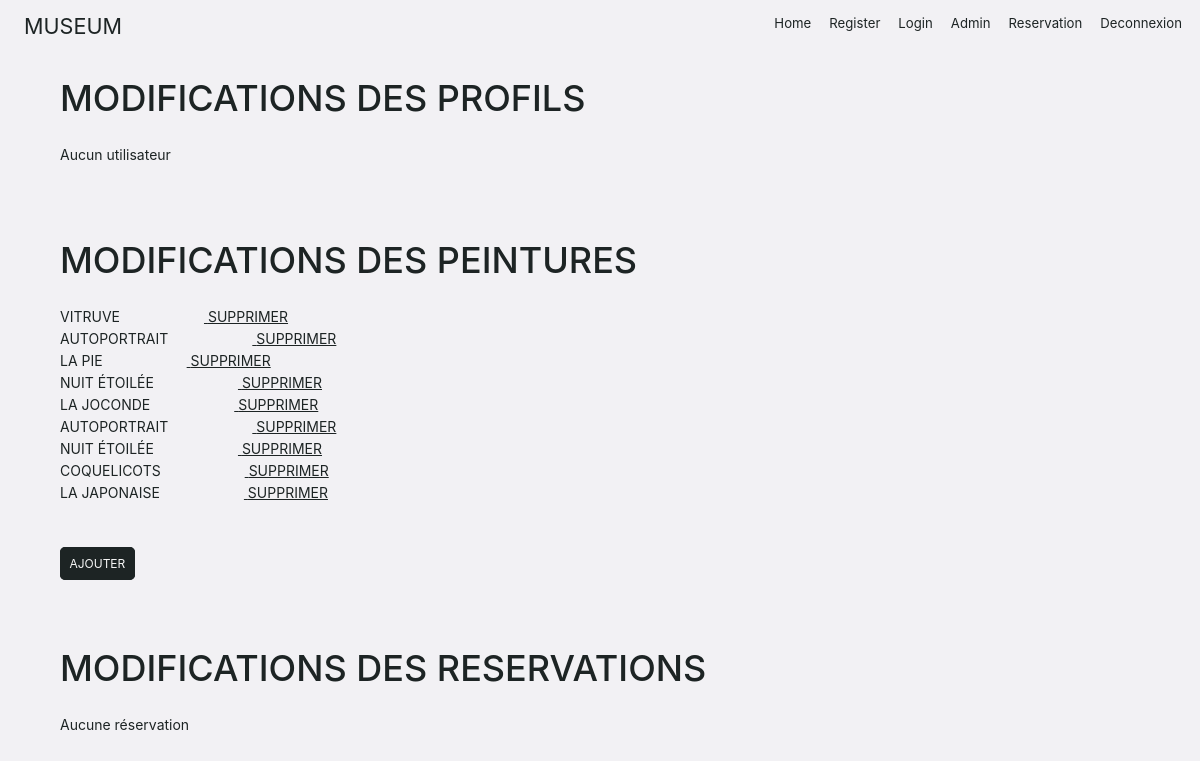
Screenshot of /index.php?action=admin (signed in) with the database file from the repository.
### tables this page shows
CREATE TABLE IF NOT EXISTS `artiste` (
  `id` int(11) NOT NULL AUTO_INCREMENT,
  `nom_peinture` varchar(75) NOT NULL,
  `url` text NOT NULL,
  `description` text NOT NULL,
  PRIMARY KEY (`id`)
);

### app/controller/ControllerAdmin.php (called while the page is built, shortened)
<?php
class ControllerAdmin{
    private $model;
    public function __construct() {
        $this->model = new ModelClient();
    }
    public function modeAdmin(){
        $values = $this->model->find(array("fields"=>"id, prenom, nom, email", "conditions"=> "role != 0"));
        $modelFunction = new ModelFunction();
        $peintures = $modelFunction->findAll();
        $modelReservation = new ModelReservClient();
        $reservations = $modelReservation->getInfoReservation();
        include('app/Views/modeAdmin.php');
    }
}
?>

### app/model/ModelClient.php (called while the page is built, shortened)
<?php
class ModelClient extends Model{
    public function __construct() {
        $this->table = "register";
    }
}

### app/model/Model.php (called while the page is built, shortened)
<?php
class Model{
    protected string $table;
    protected \PDO $connexion;
    public function __construct( ){
        $db = new Database();
        $this->connexion=$db->getConnection();
    }
    public function find($data=array()) : array{
        $conditions="1";
        $fields="*";
        $limit="";
        $order="id";
        $othertable="";
        if(isset($data["conditions"])){$conditions=$data["conditions"];}
        if(isset($data["fields"])){$fields=$data["fields"];}
        $sql="SELECT $fields FROM ". $this->table." ".$othertable." WHERE $conditions ORDER BY $order $limit";
        $prepa=$this->connexion->prepare($sql);
        $prepa->execute();
        $data=$prepa->fetchAll(\PDO::FETCH_ASSOC);
        return $data;
    }
}

### app/config/Database.php (called while the page is built, shortened)
<?php
class Database{
    private $host = "localhost";
    private $db_name = "museum";
    private $username = "root";
    private $password = "";
    public function getConnection(){
        $this->conn = null;
        try {
            $this->conn = new \PDO("mysql:host=" . $this->host . ";dbname=" . $this->db_name, $this->username, $this->password);
            $this->conn->exec("set names utf8");
        }
         catch(\PDOException $exception){
            echo "Connection error: " . $exception->getMessage();
        }
        return $this->conn;
    }
}
?>

### app/model/ModelFunction.php (called while the page is built, shortened)
<?php
class ModelFunction extends Model{
    public function __construct() {
        $this->table = "artiste";
    }
    public function findAll() : array {
        $arrayArt = $this->find();
        $newTab = array();
        foreach ($arrayArt as $unTableau){
            $newTab[] = new Functions($unTableau);
        }
        return $newTab;
    }
}

### app/entity/Functions.php (called while the page is built, shortened)
<?php
class Functions{
    private int $id;
    private string $nom_peinture;
    public function hydrate(array $donnees)
    {
        foreach ($donnees as $key => $value)
        {
            $method = 'set'.ucfirst($key);
        }
    }
    public function setId($id){
        $this->id=$id;
    }
    public function getId(){
        return $this->id;
    }
    public function setNom_peinture($nom_peinture){
        $this->nom_peinture=$nom_peinture;
    }
    public function getNom_peinture(){
        return $this->nom_peinture;
    }
}
?>

### app/model/ModelReservClient.php (called while the page is built, shortened)
<?php
class ModelReservClient extends Model{
    public function __construct() {
        $this->table = "reserv_client";
    }
public function getInfoReservation(){
    $sql ="SELECT C.nom, C.prenom, R.jour, R.heure, RC.id_client, RC.id_reservation FROM reserv_client RC
    JOIN register C ON C.id = RC.id_client
    JOIN reservation R ON R.id = RC.id_reservation";
    $prepa=$this->connexion->prepare($sql);
    $prepa->execute();
    $data=$prepa->fetchAll(\PDO::FETCH_ASSOC);
    return $data;
}
}

### app/Views/modeAdmin.php (the view)
<section class="Admin">
    <h2> MODIFICATIONS DES PROFILS </h2>
    <ul>
    <?php if(count($values) > 0): ?>
    <?php foreach($values as $pseudo) : ?>
        <li> <?=$pseudo["nom"]?> <?=$pseudo["prenom"]?> <?=$pseudo["email"]?> <a href="index.php?action=admin&userToDelete=<?=$pseudo["id"]?>"> SUPPRIMER </a> </li>
    <?php endforeach; ?>
    <?php else: ?>
        <p> Aucun utilisateur </p>
    <?php endif; ?>
    </ul>
    <h2> MODIFICATIONS DES PEINTURES </h2>
    <ul>
    <?php if(count($peintures) > 0): ?>
    <?php foreach($peintures as $peinture) : ?>
        <li> <?=$peinture->getNom_peinture()?><a href="index.php?action=admin&peintureToDelete=<?=$peinture->getId()?>"> SUPPRIMER </a> </li>
    <?php endforeach; ?>
    <?php else: ?>
        <p> Aucune peinture </p>
    <?php endif; ?>
    </ul>
    <a href="index.php?action=ajouterPeinture" class="btnAjouter"> AJOUTER </a>
    <h2> MODIFICATIONS DES RESERVATIONS </h2>
    <ul>
    <?php if(count($reservations) > 0): ?>
    <?php foreach($reservations as $r) : ?>
        <li> <?=$r["nom"]?> <?=$r["prenom"]?> <?=$r["jour"]?> <?=$r["heure"]?> <a href="index.php?action=admin&id_client=<?=$r["id_client"]?>&id_reservation=<?=$r["id_reservation"]?>"> SUPPRIMER </a> </li>
    <?php endforeach; ?>
    <?php else: ?>
        <p> Aucune réservation </p>
    <?php endif; ?>
    </ul>
</section>

### inc/style.css (style rules this page uses)
:root { font-family: 'Inter', sans-serif; }
html { font-size: 62.5%; scroll-behavior: smooth; }
body { font-size: 1.4rem; font-family: 'Inter'; background-color: #F2F1F4; color: #1D2424; }
a { color: #1D2424 !important; }
.Admin { width: 100%; height: 100vh; }
.Admin h2 { font-size: 3vw; font-weight: 500; margin-top: 10vh; margin-left: 5vw; }
.Admin ul { margin-left: 5vw; margin-top: 4vh; margin-bottom: 7vh; }
.Admin ul li { margin-bottom: 1vh; }
.Admin a { margin-left: 7vw; }
.Admin .btnAjouter { margin-left: 5vw; color: #F7F7F7 !important; background-color: #1D2424; border: solid 1px #1D2424; padding: 0.7vw; border-radius: 5px; font-size: 1vw; text-decoration: none; }

### rows the page displays
artiste: nom_peinture "VITRUVE"
artiste: nom_peinture "AUTOPORTRAIT"
artiste: nom_peinture "LA PIE"
artiste: nom_peinture "NUIT ÉTOILÉE"
artiste: nom_peinture "LA JOCONDE"
artiste: nom_peinture "AUTOPORTRAIT"
artiste: nom_peinture "NUIT ÉTOILÉE"
artiste: nom_peinture "COQUELICOTS"
artiste: nom_peinture "LA JAPONAISE"
